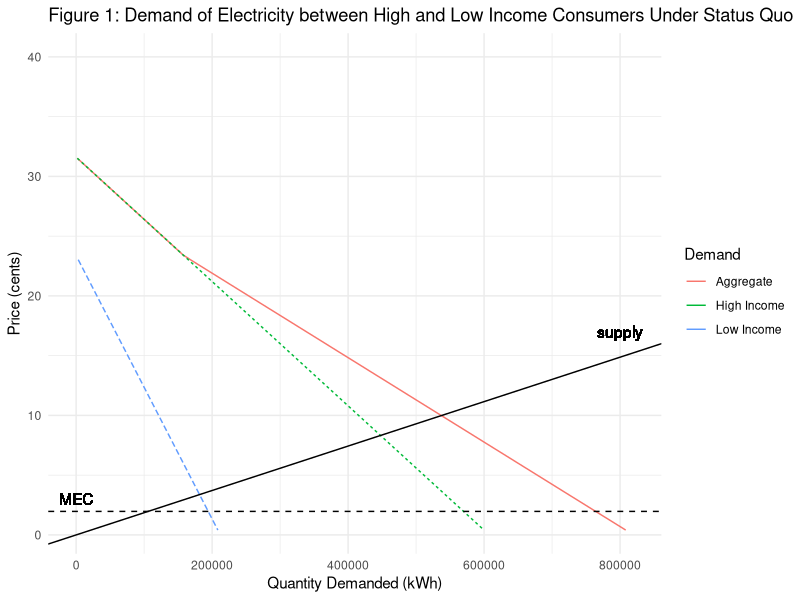
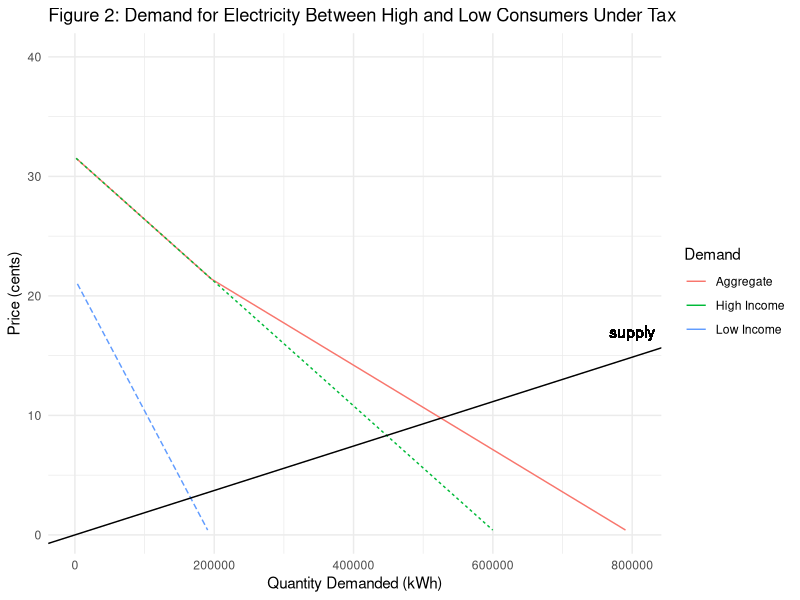
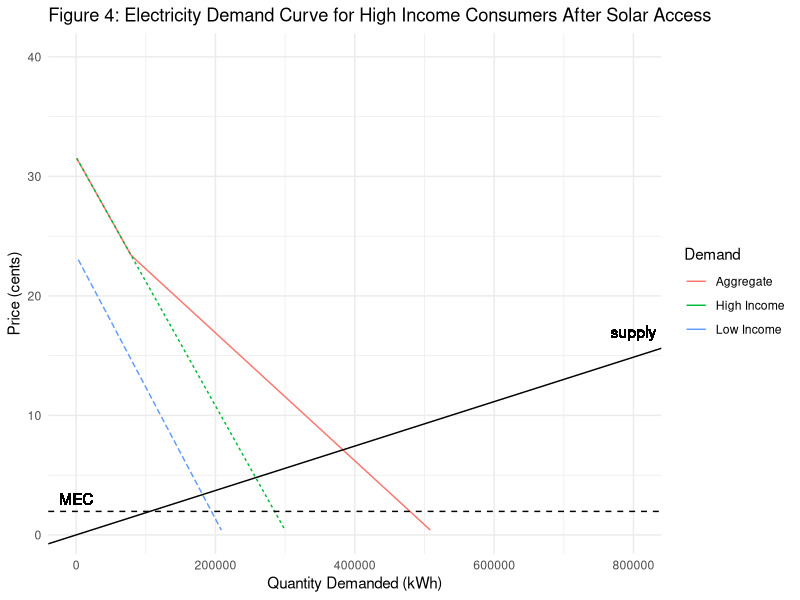

These charts were generated, in order, by the following R code:
## ---- chunk 1
knitr::opts_chunk$set(echo = TRUE, warning = FALSE, message = FALSE)

library(tidyverse)
library(here)

options(scipen = 999)
## ---- chunk 2
# read in the data
data <- read_csv(here('data/HW3_data.csv')) %>% 
  select(!1) 

# perform a linear fit
low.model <- lm(Price_Cents ~ Q_Low_Kwh, data)
high.model <- lm(Price_Cents ~ Q_High_Kwh, data)
## ---- chunk 3
# convert price to demand
demand <- function(price, model) {
  q <- (price - model$coefficients[[1]]) / model$coefficients[[2]]
  q <- ifelse(q < 0, 0, q)
  return(q)
}

# calculate aggregate demand
demand_agg <- function(price, tax) {
  new_price <- price + tax
  q <- demand(new_price, low.model) + demand(price, high.model)
  return(q)
}

# calculate consumer surplus
cs <- function(price, model) {
  q <- demand(price, model)
  cs <- 0.5 * (model$coefficients[[1]] - price) * q
  return(cs)
}

# aggregate consumer surplus
cs_agg <- function(price){
  cs <- cs(price, high.model) + cs(price, low.model)
  return(cs)
}

# producer surplus
ps <- function(price, q_eq){
  ps <- 0.5 * price * q_eq
  
  return(ps)
}

eq_p_q <- function(m1, m2, b1, b2){
  q_star <- (b2 - b1) / (m1 - m2)
  p_star <- m1 * q_star + b1
  vector <- c(q_star, p_star)
  return(vector)
}
## ---- chunk 4
# function that converts quantity in lbs to metric tons and returns mec
mec <- function(q, p){
  q_ton <- q / 2204.62
  p_kwh <- q_ton * p * 100
  return(p_kwh)
}

mec_1 <- round(mec(0.85, 51), 4) 

mec_1
## ---- chunk 5
price <- seq(0, 40, length.out = 100)
agg_demand <- demand_agg(price, 0) %>% 
  as.data.frame() %>% 
  cbind(price) %>% 
  mutate(demand.low = demand(price, low.model),
         demand.high = demand(price, high.model)) %>% 
  pivot_longer(c(., demand.low, demand.high),
               names_to = 'demand',
               values_to = 'quantity_d') 

agg_demand[agg_demand == 0] <- NA

# lm for agg demand 
agg_demand.lm <- agg_demand %>% 
  filter(quantity_d > 30000, demand == '.')

demand.lm <- lm(price ~ quantity_d, data = agg_demand.lm)

# calculating equilibrium quantity
q_eq <- (10 - demand.lm$coefficients[1]) / demand.lm$coefficients[2]

# slope of supply curve
supply <- 10 / q_eq

ggplot(agg_demand) +
  geom_line(aes(x = quantity_d, y = price, color = demand, linetype = demand))+
  geom_abline(slope = supply) +
  geom_hline(yintercept = mec_1, linetype = 'dashed') +
  geom_text(aes(800000, 17, label = 'supply')) +
  geom_text(aes(0, 3, label = 'MEC')) +
  scale_color_discrete(name = "Demand", labels = c("Aggregate", "High Income", "Low Income")) +
  guides(linetype = FALSE) +
  theme_minimal() +
  labs(x = "Quantity Demanded (kWh)", y = "Price (cents)", title = "Figure 1: Demand of Electricity between High and Low Income Consumers Under Status Quo") 
## ---- chunk 6
cs_low <- cs(10, low.model)
cs_high <- cs(10, high.model)
cs_aggr <- cs_agg(10)
p_s <- ps(10, q_eq)
env_cost <- q_eq * mec_1
## ---- chunk 7
cs_high_perc <- cs_high/cs_aggr *100
cs_low_perc <- cs_low/cs_aggr *100
## ---- chunk 8
# make new demand curve under the tax
new_agg_demand <- demand_agg(price, mec_1) %>%
  as.data.frame() %>% 
  cbind(price) %>% 
  mutate(demand.low = demand(price + mec_1, low.model),
         demand.high = demand(price, high.model)) %>% 
  pivot_longer(c(., demand.low, demand.high),
               names_to = 'demand',
               values_to = 'quantity_d') 

new_agg_demand[new_agg_demand == 0] <- NA
  
ggplot(new_agg_demand) +
  geom_line(aes(x = quantity_d, y = price, color = demand, linetype = demand)) +
  geom_abline(slope = supply) +
  geom_text(aes(800000, 17, label = 'supply')) +
  scale_color_discrete(name = "Demand", labels = c("Aggregate", "High Income", "Low Income")) +
  guides(linetype = FALSE) +
  theme_minimal() +
  labs(x = "Quantity Demanded (kWh)", y = "Price (cents)", title = "Figure 2: Demand for Electricity Between High and Low Consumers Under Tax")

new_aggd.lm <- new_agg_demand %>% 
  filter(quantity_d > 30000, demand == '.')

lm.new_demand <- lm(price ~ quantity_d, data = new_aggd.lm)

new_eq <- eq_p_q(supply, lm.new_demand$coefficients[2], 0, lm.new_demand$coefficients[1])
e_damage_tax <- new_eq[1] * mec_1
cs_high_tax <- cs(new_eq[2] + mec_1, model = high.model)
cs_low_tax <- cs(new_eq[2] + mec_1, model = low.model) - e_damage_tax
ps_tax <- ps(new_eq[2], new_eq[1])
tax_revenue <- e_damage_tax
## ---- chunk 9
high_prop <- demand(10, high.model)/(demand(10, high.model)+ demand(10, low.model))

low_prop <- 1 - high_prop
## ---- chunk 10
mec_change <- function(price, scc, quantity, high_prop, low_prop){
  mec_new <- mec(0.85, scc)
  agg_demand_new <- demand_agg(price, mec_new) %>% 
      as.data.frame() %>% 
      cbind(price) 
  
  lm.agg <- agg_demand_new %>% 
    filter(. > 300000)
  
  lm.final <- lm(price ~ ., data = lm.agg)
  new_eq <- eq_p_q(lm.final$coefficients[2], supply, lm.final$coefficients[1], 0)
  tax_revenue <- new_eq[1] * mec_new
  cs_high <- cs(new_eq[2] + mec_new, model = high.model)
  cs_low <- cs(new_eq[2] + mec_new, model = low.model) - tax_revenue
  
  high_welfare <- (cs_high + high_prop * tax_revenue) / 100
  low_welfare <- (cs_low + low_prop * tax_revenue) / 100
  ps_welfare <- ps(new_eq[2], new_eq[1]) / 100
  
  vector <- c(scc, high_welfare, low_welfare, ps_welfare)
  return(vector)
}
## ---- chunk 11
mec_51 <- mec_change(price, 51, q_eq, high_prop, low_prop)
mec_75 <- mec_change(price, 75, q_eq, high_prop, low_prop)
mec_100 <- mec_change(price, 100, q_eq, high_prop, low_prop)
mec_125 <- mec_change(price, 125, q_eq, high_prop, low_prop)
mec_150 <- mec_change(price, 150, q_eq, high_prop, low_prop)
mec_final <- rbind(mec_51, mec_75, mec_100, mec_125, mec_150) %>% 
  as_tibble(rownames = NULL) 

colnames(mec_final) <- c('SCC ($/tonne)', 'High Income Benefit ($)', 'Low Income Benefit ($)', 'Producer Surplus ($)')
mec_final
## ---- chunk 12
# calculate aggregate demand after tax and cut in half
demand_agg_solar <- function(price, tax) {
  q <- demand(price, low.model) + demand(price, high.model) / 2
  return(q)
}

#new demand curve and slope
solar_agg <- demand_agg_solar(price, mec_1) %>%
  as.data.frame() %>% 
  cbind(price) %>% 
  mutate(demand.low = demand(price, low.model),
         demand.high = demand(price, high.model) / 2) %>% 
  pivot_longer(c(., demand.low, demand.high),
               names_to = 'demand',
               values_to = 'quantity_d') 


solar_agg[solar_agg == 0] <- NA

ggplot(solar_agg) +
  geom_line(aes(x = quantity_d, y = price, color = demand, linetype = demand)) +
  geom_text(aes(800000, 17, label = 'supply')) +
  geom_text(aes(0, 3, label = 'MEC')) +
  geom_abline(slope = supply) +
  geom_hline(yintercept = mec_1, linetype = 'dashed') +
  scale_color_discrete(name = "Demand", labels = c("Aggregate", "High Income", "Low Income")) +
  guides(linetype = FALSE) +
  theme_minimal() +
  labs(x = "Quantity Demanded (kWh)", y = "Price (cents)", title = "Figure 4: Electricity Demand Curve for High Income Consumers After Solar Access")

solar_aggd.lm <- solar_agg %>%
  filter(quantity_d > 30000, demand == '.')

lm.demand_agg_solar <- lm(price ~ quantity_d, data = solar_aggd.lm)

solar_eq <- eq_p_q(lm.demand_agg_solar$coefficients[2], supply, lm.demand_agg_solar$coefficients[1], 0)
env_ext <- mec_1 * solar_eq[1]

## tax with solar panels
tax_solar <- (mec_1/(env_ext/e_damage_tax))
